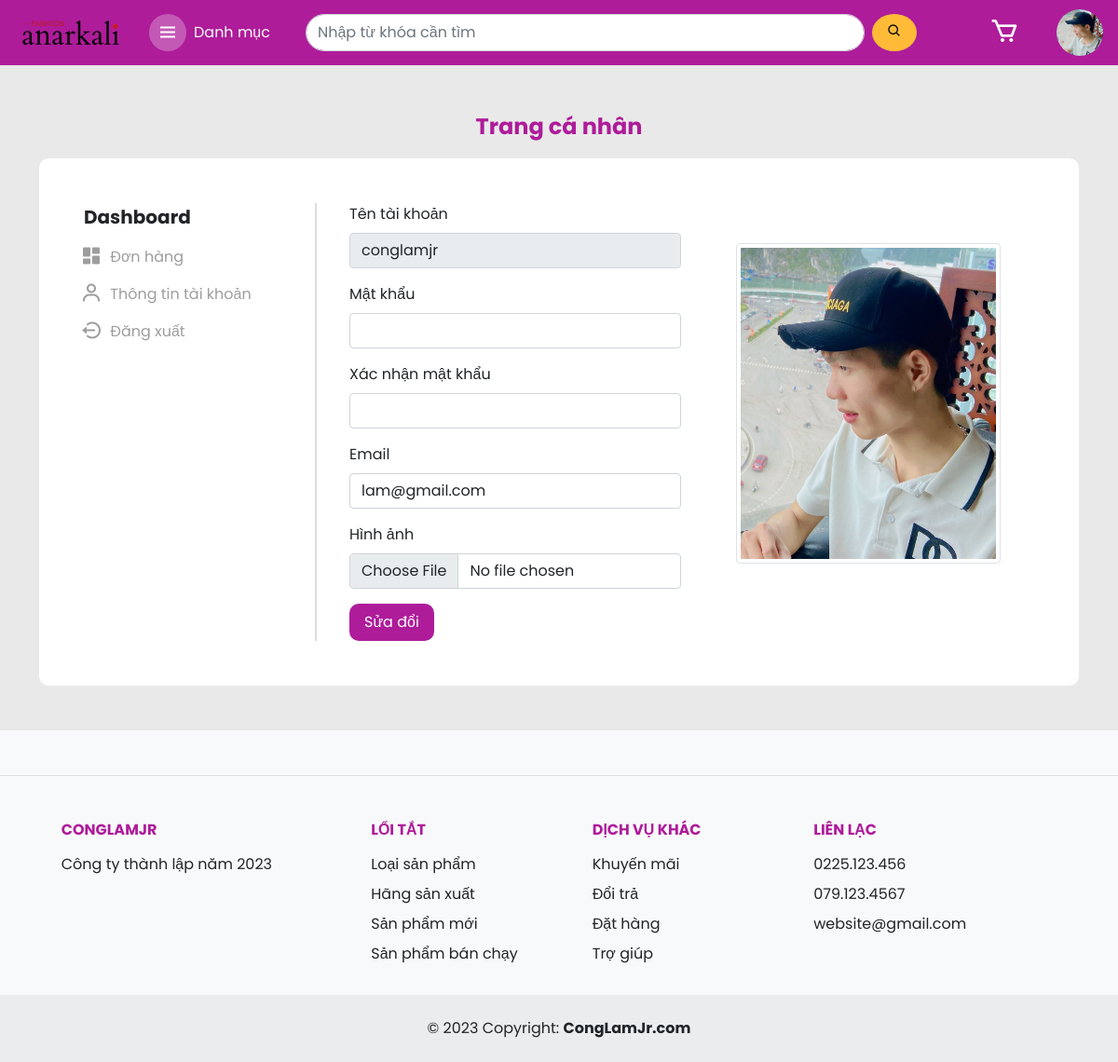
/trang_chu/thong_tin_tai_khoan.php (signed in), run on the app's committed database.
### tables this page shows
CREATE TABLE `nguoidung` (
  `TaiKhoan` varchar(64) NOT NULL,
  `MatKhau` varchar(64) NOT NULL,
  `Email` varchar(64) NOT NULL,
  `HinhAnh` varchar(68) NOT NULL,
  `Quyen` int(1) NOT NULL,
  `TrangThai` int(1) NOT NULL
);

### quan_tri/module/database.php (called while the page is built, shortened)
<?php
  function execute_query($sql, $params=NULL) {
    $server = 'localhost';
    $username = 'root';
    $password = '';
    $dbname = 'shopthoitrang';
    $conn = new PDO("mysql:host={$server};dbname={$dbname}", $username, $password);
    $stmt = $conn->prepare($sql);
    if (isset($params))
      foreach ($params as $key => $value)
        $stmt->bindValue($key,$value,PDO::PARAM_STR);
    $stmt->execute();
    return $stmt->fetchAll();
  }
?>

### trang_chu/thong_tin_tai_khoan.php (the view, shortened to what this page needs)
<!DOCTYPE html>
<html lang="en">
<head>
  <?php
    include 'module/head.php';
  ?>
  <link rel='stylesheet' href='style/profile.css'>
</head>
<body>
  <form action='xu_ly_tim_kiem.php' method='post' class='d-flex align-items-center justify-content-between header px-3'>
    <?php
      include 'module/header.php';
    ?>
  </form>
  <div class='body container-fluid'>
    <div class='container-md py-5'>
      <div class='title text-center fw-bold fs-4 mb-3' style='color: #ae1c9a;'>Trang cá nhân</div>
      <div class='content_container p-5 bg-white'>
        <div class='dashboard d-flex flex-column'>
          <div class='fw-bold fs-5 mb-2'>Dashboard</div>
          <a href='trang_ca_nhan.php' class='my-2 text-decoration-none'><i class='bx bxs-dashboard me-2'></i> Đơn hàng</a>
          <a href='thong_tin_tai_khoan.php' class='my-2 text-decoration-none'><i class='bx bx-user me-2'></i> Thông tin tài khoản</a>
          <a href='dang_nhap/xu_ly_dang_xuat.php' class='my-2 text-decoration-none'><i class='bx bx-log-out-circle me-2' ></i> Đăng xuất</a>
        </div>
        <form action='xu_ly_sua_tai_khoan.php' method='post' class='row' enctype='multipart/form-data'>
          <?php
            $sql = "SELECT * FROM nguoidung WHERE TaiKhoan=:tai_khoan";
            $tai_khoan = $_SESSION['TenTaiKhoan'];
            $nguoi_dung = execute_query($sql, array('tai_khoan'=>$tai_khoan))[0];
          ?>
          <div class='col-md-6'>
            <label for="TaiKhoan" class="form-label">Tên tài khoản</label>
            <input value='<?php echo $nguoi_dung['TaiKhoan']; ?>' readonly type="text" id="TaiKhoan" name="TaiKhoan" class="form-control mb-3 input_form">
            <label for="MatKhau" class="form-label">Mật khẩu</label>
            <input value='' type="password" id="MatKhau" name="MatKhau" class="form-control mb-3 input_form">
            <label for="XacNhanMatKhau" class="form-label">Xác nhận mật khẩu</label>
            <input type="password" id="XacNhanMatKhau" name="XacNhanMatKhau" class="form-control mb-3 input_form">
            <label for="Email" class="form-label">Email</label>
            <input value='<?php echo $nguoi_dung['Email']; ?>' type="text" id="Email" name="Email" class="form-control mb-3 input_form">
            <label for="HinhAnh" class="form-label">Hình ảnh</label>
            <input type="file" id="HinhAnh" name="HinhAnh" class="form-control mb-3 input_form">
          </div>
          <div class='col-md-6 d-flex justify-content-center align-items-center'>
            <img id='user_img' style='width: 80%; height: 80%; object-fit: cover;' class='rounded img-thumbnail' src="../data/nguoi_dung/<?php echo $nguoi_dung['HinhAnh']; ?>">
          </div>
          <div class='col-md-12'>
            <button class='update_button' type='submit'>Sửa đổi</button>
          </div>
        </form>
      </div>
    </div>
  </div>
  <div class='footer'>
    <?php
      include 'module/footer.php';
    ?>
  </div>
</body>
</html>

### trang_chu/module/header.php (shortened to what this page needs)
<div class='d-flex'>
  <img class='logo' src="../img/logo2.avif">
  <button type='button' class='d-flex align-items-center ms-4 category_button'>
    <div class='d-flex align-items-center category_icon_container p-2'><i class='bx bx-menu text-white fs-4 category_icon'></i></div>
    <div class='fs-6 text-white ps-2'>Danh mục
    </div>
  </button>
</div>
<div class='search_container d-flex'>
  <input required='true' type="text" name='tu_khoa' class='form-control input_search' placeholder='Nhập từ khóa cần tìm'>
  <button type='submit' class='px-3 py-2 button_search ms-2'><i class='bx bx-search' ></i></button>
</div>
<?php
  $hinh_anh = execute_query('SELECT HinhAnh FROM nguoidung WHERE TaiKhoan=:tai_khoan', array('tai_khoan' => $_SESSION['TenTaiKhoan']))[0][0];
?>
<div class='d-flex justify-content-center align-items-center'>
  <a href='gio_hang.php' class='text-decoration-none cart_container position-relative'>
    <i style='transform: scale(2.0);' class='bx bx-cart text-white mx-5'></i>
  </a>
  <a href="trang_ca_nhan.php"><button type='button' class='button_user'><img class='user_img' src='../data/nguoi_dung/<?php echo $hinh_anh; ?>'></button></a>
</div>

### trang_chu/style/header.css (style rules this page uses)
* { padding: 0; margin: 0; box-sizing: border-box; font-family: 'Poppins', sans-serif; }
.header { height: 70px; background-color: #ae1c9a; left: 0; right: 0; }
.header .logo { width: 120px; }
.header .category_button { background-color: unset; border: none; position: relative; }
.header .category_icon_container { background-color: rgba(255, 255, 255, 0.27); border-radius: 50%; }
.header .search_container .input_search { width: 600px; border-radius: 20px; }
.header .search_container .button_search { border: none; border-radius: 50%; background-color: #ffbb38; }
.header .user_img { object-fit: cover; width: 50px; border-radius: 50%; height: 50px; }
.button_cart, .button_user { border: none; background-color: unset; }

### trang_chu/style/body.css (style rules this page uses)
* { padding: 0; margin: 0; box-sizing: border-box; font-family: 'Poppins', sans-serif; }

### trang_chu/style/profile.css (style rules this page uses)
.body { background-color: #e9e9e9; }
.content_container { border-radius: 10px; display: grid; grid-template-columns: 250px 1fr; column-gap: 35px; }
.dashboard { border-right: 2px solid rgb(221, 221, 221); }
.dashboard i { transform: scale(1.5); }
.dashboard a { color: rgb(157, 157, 157); }
.update_button { border: none; border-radius: 10px; padding: 8px 16px; color: #fff; background-color: #ae1c9a; transition: 0.5s; }

### data on the page
nguoidung: HinhAnh (picture), TaiKhoan "conglamjr", Email "lam@gmail.com"
